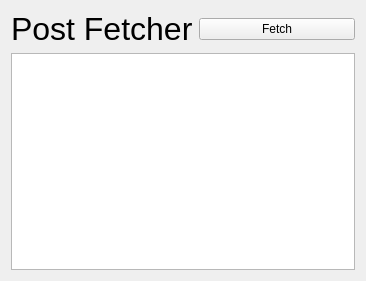
<?xml version="1.0" encoding="UTF-8"?>
<ui version="4.0">
 <class>Widget</class>
 <widget class="QWidget" name="Widget">
  <property name="geometry">
   <rect>
    <x>0</x>
    <y>0</y>
    <width>366</width>
    <height>281</height>
   </rect>
  </property>
  <property name="windowTitle">
   <string>Widget</string>
  </property>
  <layout class="QVBoxLayout" name="verticalLayout">
   <item>
    <layout class="QHBoxLayout" name="horizontalLayout">
     <item>
      <widget class="QLabel" name="label">
       <property name="font">
        <font>
         <pointsize>24</pointsize>
        </font>
       </property>
       <property name="text">
        <string>Post Fetcher</string>
       </property>
      </widget>
     </item>
     <item>
      <widget class="QPushButton" name="fetchButton">
       <property name="text">
        <string>Fetch</string>
       </property>
      </widget>
     </item>
    </layout>
   </item>
   <item>
    <widget class="QListWidget" name="listWidget"/>
   </item>
  </layout>
 </widget>
 <layoutdefault spacing="6" margin="11"/>
 <resources/>
 <connections/>
</ui>
